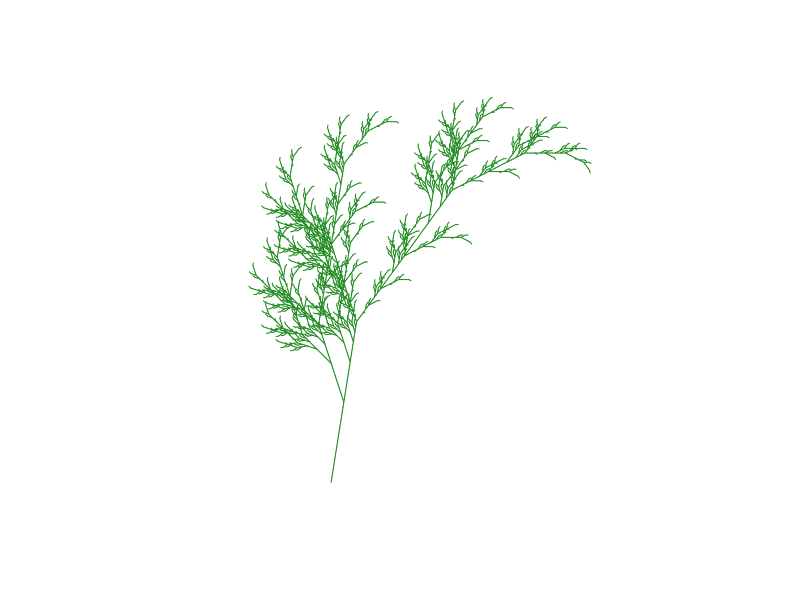
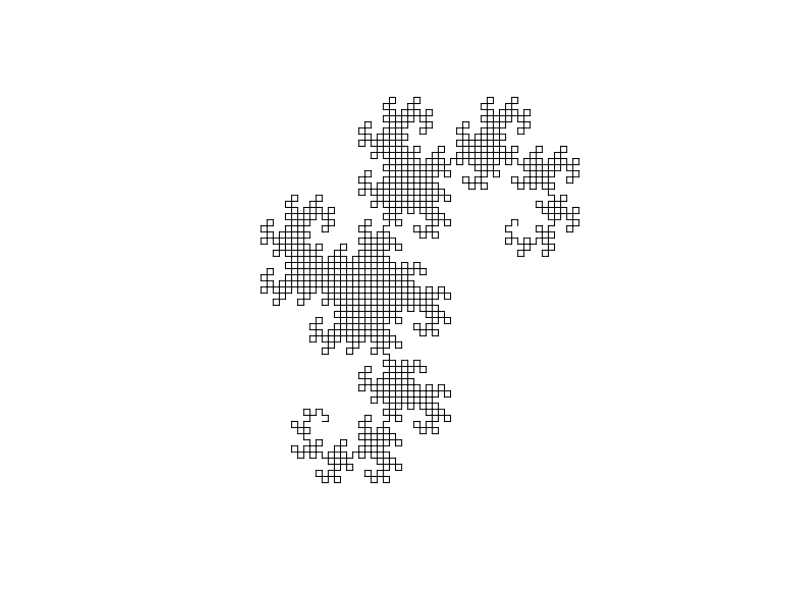
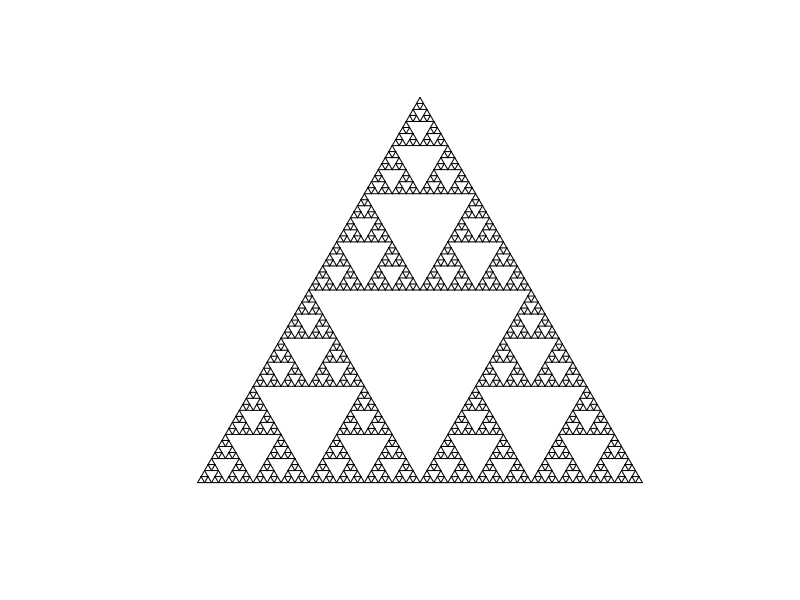

Reproduce these figures in R, in order.

###
# This is a copy of the script from the fractalplotr package
###

# notes:
# make it possible to modify the line length. see that reddit post


# Grow an L-system for n iterations
# export this function
expand_l_system <- function(axiom, rules, n = 1) {
    rule_chars <- names(rules)
    for (i in seq_len(n)) {
        new <- axiom <- strsplit(axiom, "")[[1]]
        for (char in rule_chars) {
            new[which(axiom == char)] <- rules[[char]]
        }
        axiom <- paste0(new, collapse = "")
    }
    axiom
}

# expand_l_system(axiom, rules, 1)
# expand_l_system(axiom, rules, 2)
# expand_l_system(axiom, rules, 3)



# generate the points from the instructions
# TODO: name more fitting for L-system
# TODO: What if there is no "F" in the L-system? Does it error or fall through?
generate_points <- function(instructions, angle, initial_angle = pi / 2) {
    # angles: 0 = right, pi/2 = up, pi = left, pi*3/2 = down
    instructions <- strsplit(instructions, "")[[1]]
    n_lines <- sum(instructions == "F")
    if (n_lines == 0) {
        stop("Instructions do not contain any 'F'.")
    }
    x0 <- y0 <- x1 <- y1 <- numeric(n_lines)
    position <- c(0, 0)
    current_angle <- initial_angle
    line_idx <- 0
    saved_positions <- list()
    saved_angles <- numeric()
    save_idx <- 0
    tau <- 2 * pi

    for (i in seq_along(instructions)) {
        switch(
            instructions[i],
            `F` = {
                # move forward
                line_idx <- line_idx + 1
                x0[line_idx] <- position[1]
                y0[line_idx] <- position[2]
                position <- position + c(cos(current_angle), sin(current_angle))
                x1[line_idx] <- position[1]
                y1[line_idx] <- position[2]
            },
            `+` = {
                # turn counterclockwise
                current_angle <- (current_angle + angle) %% tau
            },
            `-` = {
                # turn clockwise
                current_angle <- (current_angle - angle) %% tau
            },
            `[` = {
                # save state
                save_idx <- save_idx + 1
                saved_positions[[save_idx]] <- position
                saved_angles[save_idx] <- current_angle
            },
            `]` = {
                # load state
                position <- saved_positions[[save_idx]]
                current_angle <- saved_angles[[save_idx]]
                save_idx <- save_idx - 1
            }
        )
    }
    result <- data.frame(x0 = x0, y0 = y0, x1 = x1, y1 = y1)
    result[!duplicated(result), ]
}


plot_l_system <- function(points, ...) {
    plot(
        NA,
        xlim = range(p$x0, p$x1),
        ylim = range(p$y0, p$y1),
        asp = 1,
        axes = FALSE,
        ann = FALSE
    )
    segments(p$x0, p$y0, p$x1, p$y1, ...)
}



# animated:
# foo <- expand_l_system(axiom, rules, 5)
# p <- generate_points(foo, angle, 0.4 * pi)
# plot_incremental <- function(points, n = 10, delay = 0.1, ...) {
#     plot(NA, xlim = range(p$x0, p$x1), ylim = range(p$y0, p$y1), asp = 1)
#     i <- 0
#     for (i in seq(i, nrow(points), n)) {
#         j <- seq(i, i + n - 1)
#         segments(p$x0[j], p$y0[j], p$x1[j], p$y1[j], ...)
#         Sys.sleep(delay)
#     }
# }
# plot_incremental(p, n = 10)


# Examples from Wikipedia

# plant:
axiom <- "X"
rules <-  list(
    `X` = "F+[[X]-X]-F[-FX]+X",
    `F` = "FF"
)
angle <- pi * 0.15
L <- expand_l_system(axiom, rules, 6)
p <- generate_points(L, angle, pi * 0.45)
plot_l_system(p, col = "forestgreen")

# dragon curve:
axiom <- "FX"
rules <- list(
    `X` = "X+YF+",
    `Y` = "-FX-Y"
)
angle <- pi / 2
D <- expand_l_system(axiom, rules, n = 11)
p <- generate_points(D, angle)
plot_l_system(p)

# sierpinski triangle:
axiom <- "F-G-G"
rules <- list(
    `F` = "F-G+F+G-F",
    `G` = "GG"
)
angle <- 2 * pi / 3
S <- expand_l_system(axiom, rules, 6)
# Achtung: Hier heißt "G" auch "draw forward"! Daher vorher mit "F" ersetzen:
S <- gsub("G", "F", S, fixed = TRUE)
p <- generate_points(S, angle, angle/2)
plot_l_system(p)

